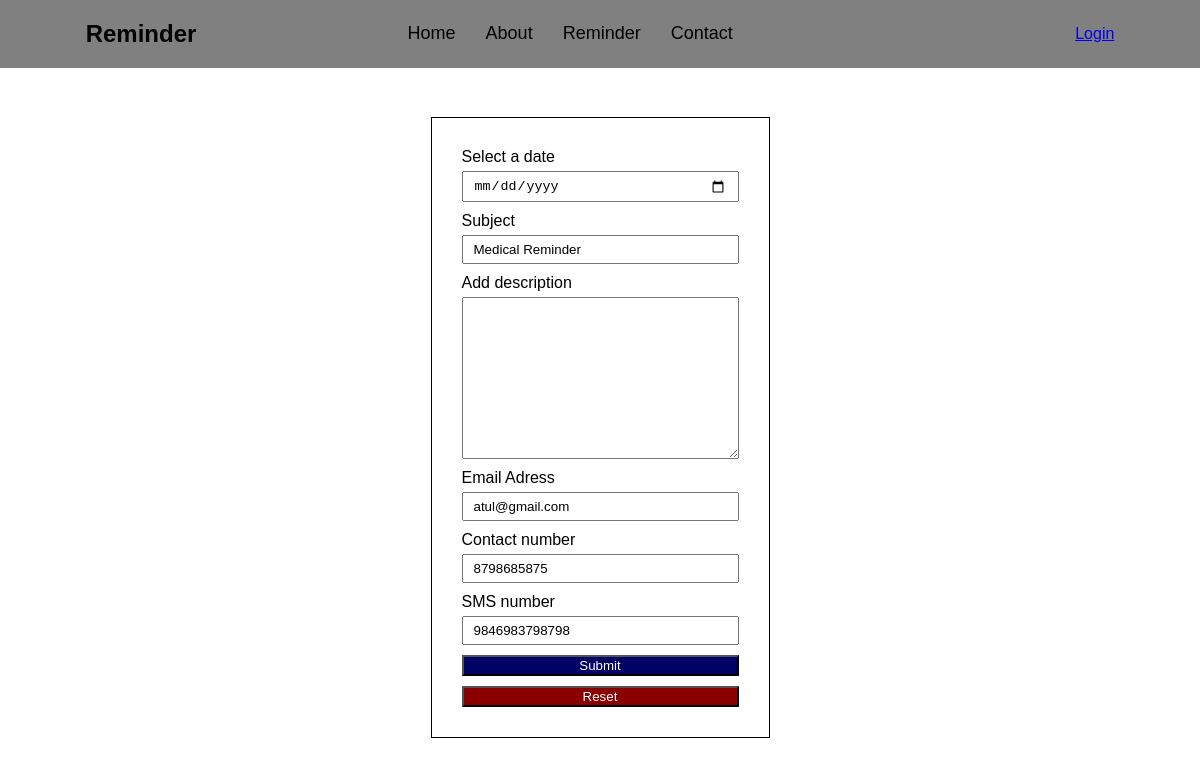
/update_reminder/7/, run on the app's committed database.
### reminders/models.py (models this page shows, shortened)
class Setreminder(models.Model):
    date = models.DateField()
    subject = models.CharField(max_length=200)
    description = models.TextField()
    email = models.CharField(max_length=100)
    contact = models.IntegerField()
    sms = models.IntegerField()

### reminders/views.py (the view, shortened to what this page needs)
# urls.py: path('update_reminder/<id>/', update_reminder, name='updReminder'),
def update_reminder(request, id):
    queryset = Setreminder.objects.get(id = id)
    return render(request, 'updateData.html', {'upRem': queryset})

### reminders/templates/updateData.html (shortened to what this page needs)
{% extends "base.html" %}
{% block body %}
<form action="" method="post">
    <div class="set-rem">
        <div class="set-input">
            <label for="">Select a date</label>
            <input required type="date" name="date" value="{{upRem.date}}">
        </div>
        <div class="set-input">
            <label for="">Subject</label>
            <input required type="text" name="subject" value="{{upRem.subject}}">
        </div>
        <div class="set-input">
            <label for="">Add description</label>
            <textarea required name="description" id="" cols="30" rows="10"></textarea>
        </div>
        <div class="set-input">
            <label for="">Email Adress</label>
            <input required type="email" name="email" value="{{upRem.email}}">
        </div>
        <div class="set-input">
            <label for="">Contact number</label>
            <input required type="number" name="contact" value="{{upRem.contact}}">
        </div>
        <div class="set-input">
            <label for="">SMS number</label>
            <input required type="number" name="sms" value="{{upRem.sms}}">
        </div>
        <input type="submit" value="Submit" class="btn1">
        <input type="reset" value="Reset" class="btn2">
    </div>
</form>
{% endblock body %}

### reminders/static/css/main.css (style rules this page uses)
body { margin: 0; padding: 0; box-sizing: border-box; font-family: sans-serif; }
form { display: flex; justify-content: center; align-items: center; height: 90vh; margin: auto; }
.set-rem { border: 1px solid black; padding: 30px; display: flex; flex-direction: column; gap: 10px; }
.set-input { display: flex; flex-direction: column; gap: 5px; }
.set-input input { padding: 5px 10px; }
.set-input textarea { padding: 5px 10px; }
.btn1 { background: rgb(1, 1, 102); color: white; cursor: pointer; }
.btn2 { background: rgb(138, 0, 0); color: white; cursor: pointer; }

### data on the page
Setreminder: subject "Medical Reminder", email "atul@gmail.com", contact "8798685875", sms "9846983798798"
